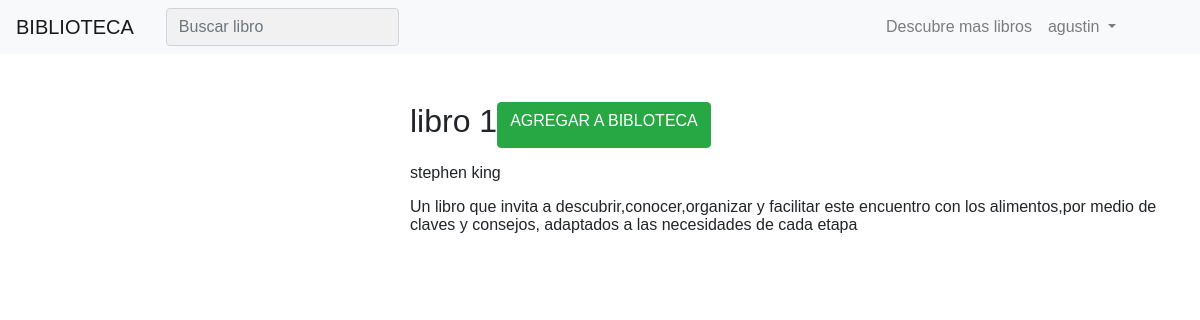
The page /book/1 (signed in) on the database its author committed.
### bibloteca/models.py (models this page shows)
class Book(models.Model):
    title = models.CharField(max_length = 300)
    author = models.CharField(max_length = 300)
    numPages = models.IntegerField()
    image = models.CharField(max_length = 300 ,default = '' )
    synopsis = models.CharField(max_length = 1000 , default = '')

### bibloteca/views.py (the view)
# urls.py: path('book/<int:book_id>' , views.getbook , name='book'),
@login_required
def getbook(request, book_id):
    book = Book.objects.filter(id = book_id).first()
    return render(request , 'book.html' , {'book' : book})

### bibloteca/templates/book.html (shortened to what this page needs)
{%extends 'base.html'%}
{% block content%}
    <div class="row mt-5">
        <div class="col-lg-4 col-xs-12">
        </div>
        <div class="col-lg-8 col-xs-12">
           <div class="row">
                <h2>{{book.title}}</h2> <a href="/book/add/{{book.id}}" class="btn btn-success">AGREGAR A BIBLOTECA</a>
           </div>
           <div class="row mt-3">
               {{book.author}}
           </div>
           <div class="row mt-3">
               {{book.synopsis}}
           </div>
        </div>
    </div>
{% endblock %}

### bibloteca/templates/nav.html (shortened to what this page needs)
<nav class="navbar navbar-expand-lg navbar-light bg-light">
  <a class="navbar-brand d-none d-sm-block" href="/accounts/login">BIBLIOTECA</a>
  <div class="autocomplete mr-auto ml-3">
    <input class="form-control" type="text"  name="title" placeholder="Buscar libro" autocomplete="off">
  </div>
  <div class="collapse navbar-collapse" id="navbarNav">
    <ul class="navbar-nav ml-auto" style="margin-right : 60px">
      <li class="nav-item">
        <a class="nav-link" href="/books">Descubre mas libros</a>
      </li>
      <li class="nav-item dropdown">
         <a class="nav-link dropdown-toggle" href="#" id="navbarDropdown" role="button" data-toggle="dropdown" aria-haspopup="true" aria-expanded="false">
         {{user}}
        </a>
      </li>
    </ul>
  </div>
</nav>

### bibloteca/static/bibloteca/style.css (style rules this page uses)
body { font: 16px Arial; }
.autocomplete { position: relative; display: inline-block; }
input { border: 1px solid transparent; background-color: #f1f1f1; padding: 10px; font-size: 16px; }
input[type=text] { background-color: #f1f1f1; width: 100%; }

### rows shown on the page
Book: title "libro 1", author "stephen king", synopsis "Un libro que invita a descubrir,conocer,organizar y facilitar este encuentro con los alimentos,por medio de claves y consejos, adaptados a las necesidades de cada etapa"

### other values the page prints
{{ user }} "agustin"
